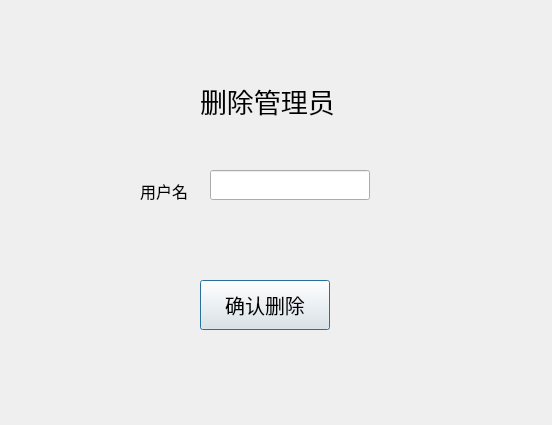
<?xml version="1.0" encoding="UTF-8"?>
<ui version="4.0">
 <class>Deleteuser</class>
 <widget class="QDialog" name="Deleteuser">
  <property name="geometry">
   <rect>
    <x>0</x>
    <y>0</y>
    <width>552</width>
    <height>425</height>
   </rect>
  </property>
  <property name="windowTitle">
   <string>Dialog</string>
  </property>
  <widget class="QLabel" name="label">
   <property name="geometry">
    <rect>
     <x>200</x>
     <y>70</y>
     <width>151</width>
     <height>61</height>
    </rect>
   </property>
   <property name="font">
    <font>
     <family>汉仪劲楷简</family>
     <pointsize>20</pointsize>
    </font>
   </property>
   <property name="text">
    <string>删除管理员</string>
   </property>
  </widget>
  <widget class="QLabel" name="label_2">
   <property name="geometry">
    <rect>
     <x>140</x>
     <y>180</y>
     <width>71</width>
     <height>21</height>
    </rect>
   </property>
   <property name="font">
    <font>
     <family>汉仪劲楷简</family>
     <pointsize>12</pointsize>
    </font>
   </property>
   <property name="text">
    <string>用户名</string>
   </property>
  </widget>
  <widget class="QLineEdit" name="text_deletename">
   <property name="geometry">
    <rect>
     <x>210</x>
     <y>170</y>
     <width>160</width>
     <height>30</height>
    </rect>
   </property>
   <property name="font">
    <font>
     <pointsize>10</pointsize>
    </font>
   </property>
  </widget>
  <widget class="QPushButton" name="pushButton">
   <property name="geometry">
    <rect>
     <x>200</x>
     <y>280</y>
     <width>130</width>
     <height>50</height>
    </rect>
   </property>
   <property name="font">
    <font>
     <family>汉仪劲楷简</family>
     <pointsize>15</pointsize>
    </font>
   </property>
   <property name="text">
    <string>确认删除</string>
   </property>
  </widget>
  <widget class="QLabel" name="label_deleteinfo">
   <property name="geometry">
    <rect>
     <x>200</x>
     <y>235</y>
     <width>171</width>
     <height>41</height>
    </rect>
   </property>
   <property name="font">
    <font>
     <family>汉仪劲楷简</family>
     <pointsize>10</pointsize>
    </font>
   </property>
   <property name="text">
    <string/>
   </property>
  </widget>
 </widget>
 <resources/>
 <connections/>
</ui>
